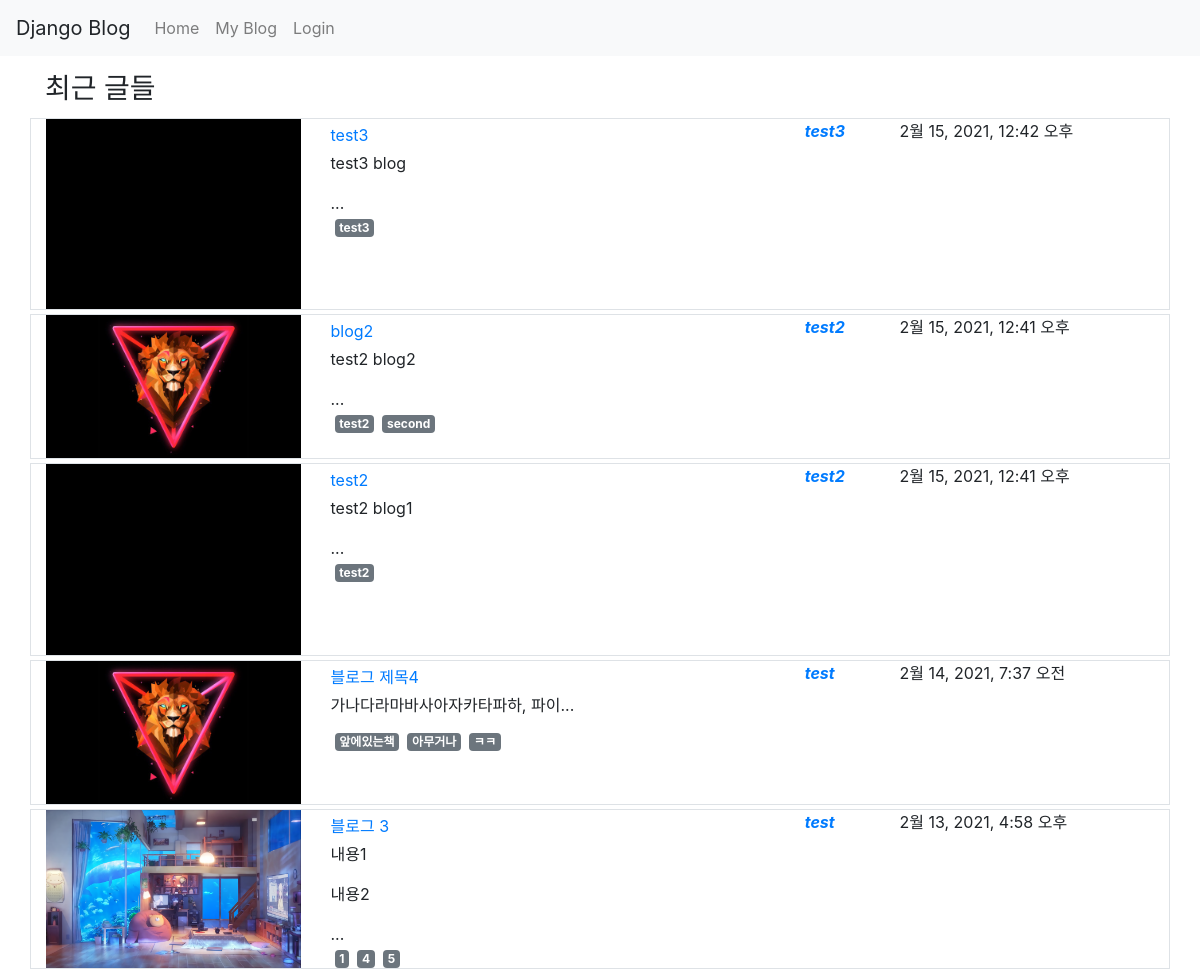
The page / on the database its author committed.
### blog_page/models.py (models this page shows, shortened)
class Blog(models.Model):
    title = models.CharField(max_length=255, verbose_name='제목')
    contents = models.TextField(verbose_name='내용')
    thumbnails = models.ImageField(blank=True,upload_to=upload_to,null=True,default='blank.png')
    writer = models.ForeignKey('user.User',on_delete=models.CASCADE,verbose_name='작성자')
    tags = models.ManyToManyField('tag.Tag',verbose_name='태그')
    registered_date = models.DateTimeField(auto_now_add=True, verbose_name='등록시간')
    class Meta:
        db_table = 'blog'
        verbose_name = '게시글'
        verbose_name_plural = '게시글'

### tag/models.py (models this page shows, shortened)
class Tag(models.Model):
    name = models.CharField(max_length=32, verbose_name='태그명')
    registered_date = models.DateTimeField(auto_now_add=True, verbose_name='등록시간')
    class Meta:
        db_table = 'tag'
        verbose_name = '태그'
        verbose_name_plural = '태그'

### user/models.py (models this page shows)
class User(models.Model):
    username = models.CharField(max_length=128, verbose_name='ID')
    email = models.EmailField(max_length=128, verbose_name='E-mail')
    password = models.CharField(max_length=128, verbose_name='비밀번호')
    register_date = models.DateTimeField(auto_now_add=True, verbose_name='등록일')
    def __str__(self):
        return self.username
    class Meta:
        db_table = 'user'
        verbose_name = '사용자'
        verbose_name_plural = '사용자'

### blog_page/views.py (the view)
# urls.py: path('', IndexView.as_view()),
class IndexView(View):
    def get(self, request):
        blogs = Blog.objects.all().order_by('-id')[:5]
        return render(request, 'index.html', {'username': request.session.get('user'), 'blogs':blogs})

### blog_page/templates/index.html (shortened to what this page needs)
{% extends 'base.html' %}
{% block contents %}
<div class="row mt-3">
    <div class="col-12">
        <h3>최근 글들</h3>
    </div>
</div>
{% for blog in blogs %}
<div class="row mt-1 border">
        <img src="{{ blog.thumbnails.url }}" class="col-3">
        <div class="col-5">
            <div class="my-1"><a href='/blog/detail/{{ blog.id }}'>{{ blog.title }}</a></div>
            <div class="my-1">{{ blog.contents|safe|slice:":20" }}...</div>
            <div id="tags" class="d-flex flex-row">
            {% for tag in blog.tags.all %}
            <span class="badge badge-secondary mx-1">{{ tag.name }}</span>
            {% endfor %}
            </div>
        </div>
        <div class="col-1 font-weight-bold font-italic">
            <a id="blog-writer-{{ blog.id }}" href="/myblog/{{ blog.writer }}/">{{ blog.writer }}</a>
        </div>
        <div class="col-3">{{ blog.registered_date }}</div>
</div>
{% endfor %}
{% endblock %}

### rows shown on the page
Blog: thumbnails (placeholder picture), title "test3", contents "test3 blog", writer "test3", registered_date "2월 15, 2021, 12:42 오후"
Tag: name "test3"
Blog: thumbnails (picture), title "blog2", contents "test2 blog2", writer "test2", registered_date "2월 15, 2021, 12:41 오후"
Tag: name "test2"
Tag: name "second"
Blog: thumbnails (placeholder picture), title "test2", contents "test2 blog1", writer "test2", registered_date "2월 15, 2021, 12:41 오후"
Blog: thumbnails (picture), title "블로그 제목4", contents "가나다라마바사아자카타파하, 파이", writer "test", registered_date "2월 14, 2021, 7:37 오전"
Tag: name "앞에있는책"
Tag: name "아무거나"
Tag: name "ㅋㅋ"
Blog: thumbnails (picture), title "블로그 3", contents "내용1 내용2", writer "test", registered_date "2월 13, 2021, 4:58 오후"
Tag: name "1"
Tag: name "4"
Tag: name "5"
